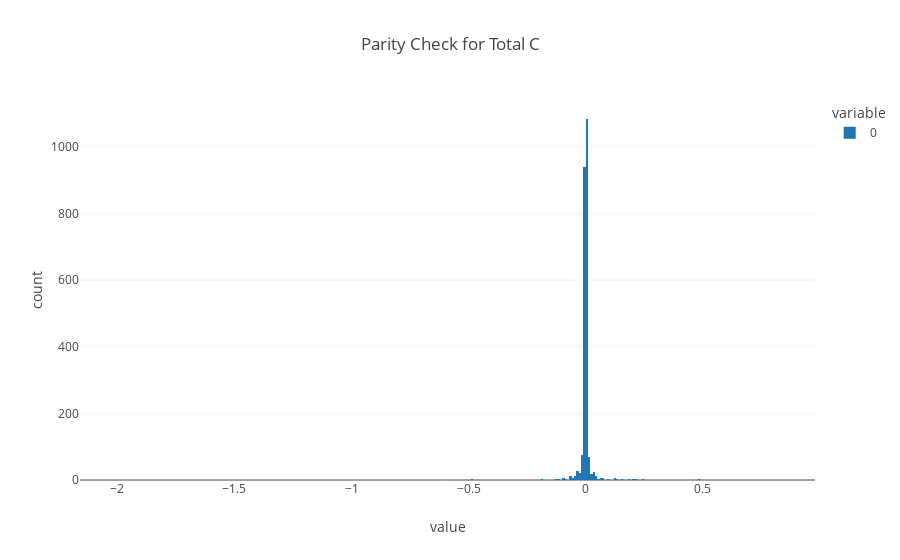

Notebook code cell kept with this figure:
### Code cell
#It looks like the "Total C" column is solely a sum of "Forest C" and "Nonforest C"? Let's check that to be sure
df['Test Sum'] = df['Forest C Yr-2019 (GgC)'] + df['Nonforest C Yr-2019 (GgC)']
df[['Test Sum','Total C Yr-2019 (GgC)']]
(df['Test Sum'] - df['Total C Yr-2019 (GgC)']).sum() # Check for parity everywhere
px.histogram((df['Test Sum'] - df['Total C Yr-2019 (GgC)']),title = 'Parity Check for Total C')
printmd('**--> This looks fairly confirmed as just being the sum of Forest and Non-Forest Flux. Error of 1 is essentially zero**')

### Figure 1 — Plotly figure (JSON) as saved in the notebook; plotly's stock layout.template omitted (floating-point values rounded to 4 significant figures; data arrays with more than 128 entries replaced by an {"elided": "..."} marker saying what was removed)
{"data": [{"alignmentgroup": "True", "bingroup": "x", "hovertemplate": "variable=0<br>value=%{x}<br>count=%{y}<extra></extra>", "legendgroup": "0", "marker": {"color": "#1F77B4"}, "name": "0", "offsetgroup": "0", "orientation": "v", "showlegend": true, "type": "histogram", "x": {"elided": "2377 float values"}, "xaxis": "x", "yaxis": "y"}], "layout": {"barmode": "relative", "legend": {"title": {"text": "variable"}, "tracegroupgap": 0}, "title": {"text": "Parity Check for Total C"}, "xaxis": {"anchor": "y", "domain": [0, 1], "title": {"text": "value"}}, "yaxis": {"anchor": "x", "domain": [0, 1], "title": {"text": "count"}}}}
